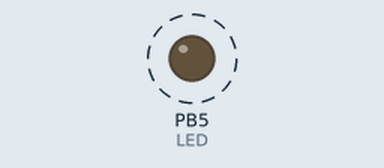
This program was run on a simulated ATmega328P, built with avr-gcc and emulated at 16 MHz. Shown: output pins drawn as LEDs (lit = HIGH). Dashed ring = blinking.

Above: at 0.5 s.
Timing chart, 0 to 4.6 s (numbered marks = the images above):
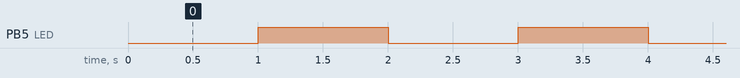

Measured:
- by itself, PB5 (LED): alternates HIGH for 1.0 s and LOW for 1.0 s

The program:

main.c
```c
//~~~~~~~~~~~~~~~~~~~~~~~~~~~~~~~~~~~~~~~~~~~~~~~~~~~~~~~~~~~~~~~~~~~~~~~~~~~~
//                Notes and comments by Henjie Agadan
// Refer to ATMega328p datasheet pages 108 - 114. For registers and
//
// The Timer in this one is 16-bit, the details about it is also at the
// datasheet starting from 89.
//~~~~~~~~~~~~~~~~~~~~~~~~~~~~~~~~~~~~~~~~~~~~~~~~~~~~~~~~~~~~~~~~~~~~~~~~~~~~

#include <avr/io.h>
#include <avr/interrupt.h>

int main(void) {

  cli();

  // Normal port operation OC1A/OC1B disconnected
  TCCR1A = 0;
  TCCR1B = 0;
  // Note that WGM10-WGM12 are also set to 0, therefore, Normal port operation

  TCCR1B |= (1 << CS12); // Prescaler is set to 256

  TCNT1 = 3035; // Accesses the Timer/Counter value, instead of
  // starting from 0, we start from a defined value, the factor
  // in order for the each period to precisely end at 1-sec.

  TIMSK1 |= (1 << TOIE1); // Timer/Counter1, Overflow Interrupt Enbable
  // Interrupt is triggered every period

  DDRB |= (1 << 5); // Built-in LED, PIN13, set to OUTPUT

  sei();

  while(1) {
  	// ...
  }
}


ISR(TIMER1_OVF_vect){
  PORTB ^= 0b00100000; // Toggle ON-OFF Built-in LED every period
  TCNT1 = 3035; // Since counter reached max-value, set value back to start
}
```
